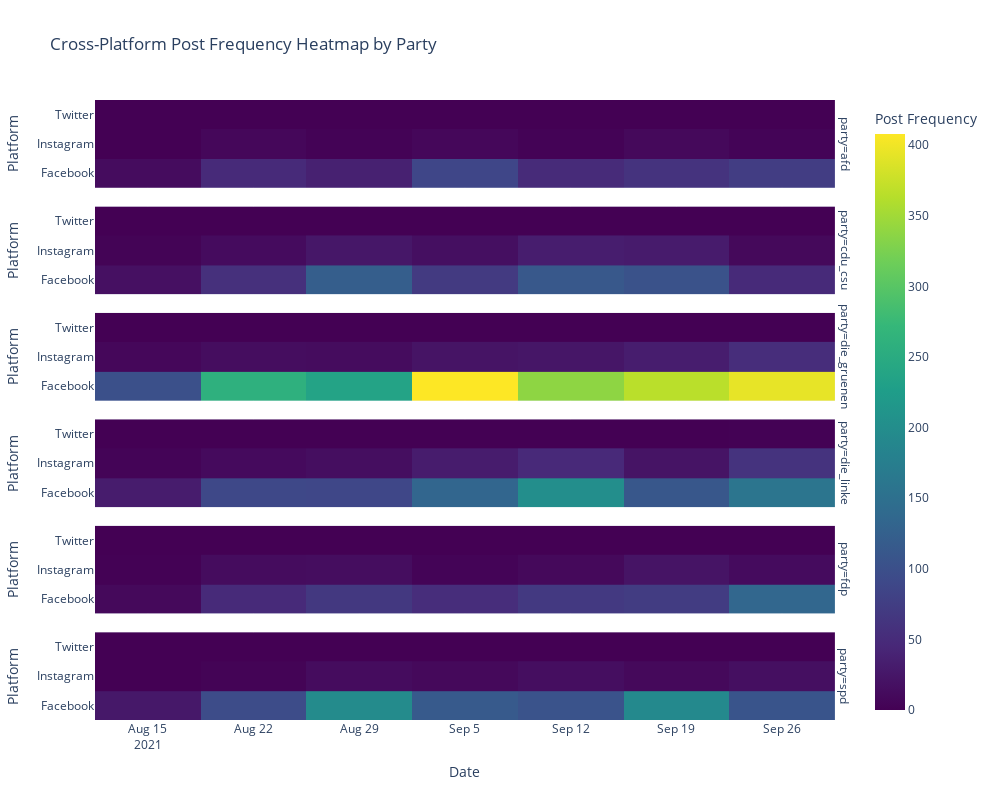

Write notebook code for a chart like this one.
### Code cell
import pandas as pd
import plotly.express as px

# Load the dataset
data = pd.read_csv('../data/outputs/posts_with_party.csv')

# Convert timestamp to datetime format and extract the date part for daily aggregation
data['timestamp'] = pd.to_datetime(data['timestamp'])
data['date'] = data['timestamp'].dt.date

# Group by date, platform, and party to get the count of posts
post_counts = data.groupby(['date', 'platform', 'party']).size().reset_index(name='post_count')

# Generate the heatmap
fig = px.density_heatmap(
    post_counts, 
    x='date', 
    y='platform', 
    z='post_count',
    color_continuous_scale='Viridis',
    facet_row='party',  # Separate rows for each party
    labels={'date': 'Date', 'platform': 'Platform', 'post_count': 'Number of Posts'},
    title='Cross-Platform Post Frequency Heatmap by Party'
)

# Customize layout
fig.update_layout(
    height=800, 
    width=1000,
    xaxis_title="Date",
    yaxis_title="Platform",
    coloraxis_colorbar=dict(title="Post Frequency")
)

fig.show()

### Figure 1 — Plotly figure (JSON) as saved in the notebook; plotly's stock layout.template omitted (floating-point values rounded to 4 significant figures)
{"data": [{"coloraxis": "coloraxis", "histfunc": "sum", "hovertemplate": "party=afd<br>Date=%{x}<br>Platform=%{y}<br>sum of Number of Posts=%{z}<extra></extra>", "name": "", "type": "histogram2d", "x": ["2021-08-16", "2021-08-17", "2021-08-18", "2021-08-19", "2021-08-19", "2021-08-20", "2021-08-20", "2021-08-21", "2021-08-22", "2021-08-23", "2021-08-23", "2021-08-24", "2021-08-24", "2021-08-25", "2021-08-25", "2021-08-26", "2021-08-27", "2021-08-29", "2021-08-30", "2021-08-30", "2021-08-31", "2021-09-01", "2021-09-01", "2021-09-02", "2021-09-02", "2021-09-03", "2021-09-03", "2021-09-04", "2021-09-05", "2021-09-06", "2021-09-06", "2021-09-07", "2021-09-07", "2021-09-08", "2021-09-08", "2021-09-09", "2021-09-10", "2021-09-11", "2021-09-12", "2021-09-13", "2021-09-13", "2021-09-14", "2021-09-14", "2021-09-15", "2021-09-16", "2021-09-16", "2021-09-17", "2021-09-17", "2021-09-18", "2021-09-19", "2021-09-20", "2021-09-20", "2021-09-21", "2021-09-21", "2021-09-22", "2021-09-23", "2021-09-23", "2021-09-24", "2021-09-24", "2021-09-25", "2021-09-25", "2021-09-26", "2021-09-26"], "xaxis": "x6", "xbingroup": "x", "y": ["Facebook", "Facebook", "Facebook", "Facebook", "Instagram", "Facebook", "Instagram", "Facebook", "Facebook", "Facebook", "Instagram", "Facebook", "Instagram", "Facebook", "Instagram", "Facebook", "Facebook", "Facebook", "Facebook", "Instagram", "Facebook", "Facebook", "Instagram", "Facebook", "Instagram", "Facebook", "Instagram", "Facebook", "Facebook", "Facebook", "Instagram", "Facebook", "Instagram", "Facebook", "Instagram", "Facebook", "Facebook", "Facebook", "Facebook", "Facebook", "Instagram", "Facebook", "Instagram", "Facebook", "Facebook", "Instagram", "Facebook", "Instagram", "Facebook", "Facebook", "Facebook", "Instagram", "Facebook", "Instagram", "Facebook", "Facebook", "Instagram", "Facebook", "Instagram", "Facebook", "Instagram", "Facebook", "Instagram"], "yaxis": "y6", "ybingroup": "y", "z": [2, 9, 2, 12, 2, 8, 1, 3, 3, 12, 1, 4, 1, 6, 2, 10, 5, 2, 3, 1, 4, 13, 1, 10, 2, 16, 1, 11, 6, 23, 2, 6, 1, 15, 1, 7, 10, 2, 2, 10, 1, 8, 1, 10, 10, 2, 6, 4, 2, 5, 19, 2, 10, 1, 9, 13, 1, 12, 1, 33, 1, 16, 1]}, {"coloraxis": "coloraxis", "histfunc": "sum", "hovertemplate": "party=cdu_csu<br>Date=%{x}<br>Platform=%{y}<br>sum of Number of Posts=%{z}<extra></extra>", "name": "", "type": "histogram2d", "x": ["2021-08-16", "2021-08-17", "2021-08-17", "2021-08-18", "2021-08-18", "2021-08-19", "2021-08-19", "2021-08-20", "2021-08-20", "2021-08-21", "2021-08-21", "2021-08-22", "2021-08-22", "2021-08-23", "2021-08-23", "2021-08-24", "2021-08-24", "2021-08-25", "2021-08-25", "2021-08-26", "2021-08-26", "2021-08-27", "2021-08-27", "2021-08-28", "2021-08-28", "2021-08-29", "2021-08-29", "2021-08-30", "2021-08-30", "2021-08-31", "2021-08-31", "2021-09-01", "2021-09-01", "2021-09-02", "2021-09-02", "2021-09-03", "2021-09-03", "2021-09-04", "2021-09-04", "2021-09-05", "2021-09-05", "2021-09-06", "2021-09-06", "2021-09-07", "2021-09-07", "2021-09-08", "2021-09-08", "2021-09-09", "2021-09-09", "2021-09-10", "2021-09-10", "2021-09-11", "2021-09-11", "2021-09-12", "2021-09-12", "2021-09-13", "2021-09-13", "2021-09-14", "2021-09-14", "2021-09-15", "2021-09-15", "2021-09-16", "2021-09-16", "2021-09-17", "2021-09-17", "2021-09-18", "2021-09-18", "2021-09-19", "2021-09-19", "2021-09-20", "2021-09-20", "2021-09-21", "2021-09-21", "2021-09-22", "2021-09-22", "2021-09-23", "2021-09-23", "2021-09-24", "2021-09-24", "2021-09-25", "2021-09-25", "2021-09-26"], "xaxis": "x5", "xbingroup": "x", "y": ["Facebook", "Facebook", "Instagram", "Facebook", "Instagram", "Facebook", "Instagram", "Facebook", "Instagram", "Facebook", "Instagram", "Facebook", "Instagram", "Facebook", "Instagram", "Facebook", "Instagram", "Facebook", "Instagram", "Facebook", "Instagram", "Facebook", "Instagram", "Facebook", "Instagram", "Facebook", "Instagram", "Facebook", "Instagram", "Facebook", "Instagram", "Facebook", "Instagram", "Facebook", "Instagram", "Facebook", "Instagram", "Facebook", "Instagram", "Facebook", "Instagram", "Facebook", "Instagram", "Facebook", "Instagram", "Facebook", "Instagram", "Facebook", "Instagram", "Facebook", "Instagram", "Facebook", "Instagram", "Facebook", "Instagram", "Facebook", "Instagram", "Facebook", "Instagram", "Facebook", "Instagram", "Facebook", "Instagram", "Facebook", "Instagram", "Facebook", "Instagram", "Facebook", "Instagram", "Facebook", "Instagram", "Facebook", "Instagram", "Facebook", "Instagram", "Facebook", "Instagram", "Facebook", "Instagram", "Facebook", "Instagram", "Facebook"], "yaxis": "y5", "ybingroup": "y", "z": [3, 6, 1, 8, 2, 8, 2, 3, 3, 6, 2, 8, 1, 8, 1, 11, 1, 12, 2, 5, 3, 16, 4, 5, 1, 33, 5, 25, 5, 16, 3, 21, 4, 9, 3, 14, 3, 7, 1, 9, 1, 8, 2, 9, 1, 14, 5, 6, 1, 10, 1, 12, 4, 9, 2, 27, 9, 23, 14, 25, 2, 14, 4, 12, 1, 6, 5, 8, 8, 20, 4, 26, 6, 18, 2, 13, 3, 17, 1, 14, 5, 4]}, {"coloraxis": "coloraxis", "histfunc": "sum", "hovertemplate": "party=die_gruenen<br>Date=%{x}<br>Platform=%{y}<br>sum of Number of Posts=%{z}<extra></extra>", "name": "", "type": "histogram2d", "x": ["2021-08-16", "2021-08-17", "2021-08-17", "2021-08-18", "2021-08-18", "2021-08-19", "2021-08-19", "2021-08-20", "2021-08-20", "2021-08-21", "2021-08-21", "2021-08-22", "2021-08-22", "2021-08-23", "2021-08-23", "2021-08-24", "2021-08-25", "2021-08-25", "2021-08-26", "2021-08-26", "2021-08-27", "2021-08-27", "2021-08-28", "2021-08-29", "2021-08-29", "2021-08-30", "2021-08-30", "2021-08-31", "2021-08-31", "2021-09-01", "2021-09-02", "2021-09-02", "2021-09-03", "2021-09-03", "2021-09-04", "2021-09-04", "2021-09-05", "2021-09-05", "2021-09-06", "2021-09-06", "2021-09-07", "2021-09-07", "2021-09-08", "2021-09-08", "2021-09-09", "2021-09-09", "2021-09-10", "2021-09-10", "2021-09-11", "2021-09-11", "2021-09-12", "2021-09-12", "2021-09-13", "2021-09-13", "2021-09-14", "2021-09-15", "2021-09-15", "2021-09-16", "2021-09-16", "2021-09-17", "2021-09-17", "2021-09-18", "2021-09-18", "2021-09-19", "2021-09-19", "2021-09-20", "2021-09-20", "2021-09-21", "2021-09-21", "2021-09-22", "2021-09-22", "2021-09-23", "2021-09-23", "2021-09-24", "2021-09-24", "2021-09-25", "2021-09-25", "2021-09-26", "2021-09-26"], "xaxis": "x4", "xbingroup": "x", "y": ["Facebook", "Facebook", "Instagram", "Facebook", "Instagram", "Facebook", "Instagram", "Facebook", "Instagram", "Facebook", "Instagram", "Facebook", "Instagram", "Facebook", "Instagram", "Facebook", "Facebook", "Instagram", "Facebook", "Instagram", "Facebook", "Instagram", "Facebook", "Facebook", "Instagram", "Facebook", "Instagram", "Facebook", "Instagram", "Facebook", "Facebook", "Instagram", "Facebook", "Instagram", "Facebook", "Instagram", "Facebook", "Instagram", "Facebook", "Instagram", "Facebook", "Instagram", "Facebook", "Instagram", "Facebook", "Instagram", "Facebook", "Instagram", "Facebook", "Instagram", "Facebook", "Instagram", "Facebook", "Instagram", "Facebook", "Facebook", "Instagram", "Facebook", "Instagram", "Facebook", "Instagram", "Facebook", "Instagram", "Facebook", "Instagram", "Facebook", "Instagram", "Facebook", "Instagram", "Facebook", "Instagram", "Facebook", "Instagram", "Facebook", "Instagram", "Facebook", "Instagram", "Facebook", "Instagram"], "yaxis": "y4", "ybingroup": "y", "z": [33, 29, 3, 39, 4, 44, 5, 40, 1, 22, 1, 17, 1, 61, 4, 46, 29, 2, 54, 4, 29, 3, 28, 24, 1, 39, 3, 25, 2, 37, 48, 1, 57, 5, 39, 1, 58, 3, 77, 2, 63, 4, 66, 6, 89, 5, 72, 3, 30, 2, 23, 3, 31, 7, 38, 55, 4, 33, 1, 48, 5, 45, 2, 47, 7, 57, 3, 59, 8, 77, 7, 69, 10, 98, 11, 95, 12, 132, 19]}, {"coloraxis": "coloraxis", "histfunc": "sum", "hovertemplate": "party=die_linke<br>Date=%{x}<br>Platform=%{y}<br>sum of Number of Posts=%{z}<extra></extra>", "name": "", "type": "histogram2d", "x": ["2021-08-16", "2021-08-16", "2021-08-17", "2021-08-17", "2021-08-18", "2021-08-18", "2021-08-19", "2021-08-19", "2021-08-20", "2021-08-20", "2021-08-21", "2021-08-21", "2021-08-22", "2021-08-22", "2021-08-23", "2021-08-24", "2021-08-24", "2021-08-25", "2021-08-25", "2021-08-26", "2021-08-26", "2021-08-27", "2021-08-27", "2021-08-28", "2021-08-29", "2021-08-29", "2021-08-30", "2021-08-30", "2021-08-31", "2021-08-31", "2021-09-01", "2021-09-01", "2021-09-02", "2021-09-02", "2021-09-03", "2021-09-03", "2021-09-04", "2021-09-04", "2021-09-05", "2021-09-05", "2021-09-06", "2021-09-06", "2021-09-07", "2021-09-07", "2021-09-08", "2021-09-08", "2021-09-09", "2021-09-09", "2021-09-10", "2021-09-10", "2021-09-11", "2021-09-11", "2021-09-12", "2021-09-12", "2021-09-13", "2021-09-13", "2021-09-14", "2021-09-14", "2021-09-15", "2021-09-15", "2021-09-16", "2021-09-16", "2021-09-17", "2021-09-17", "2021-09-18", "2021-09-18", "2021-09-19", "2021-09-19", "2021-09-20", "2021-09-20", "2021-09-21", "2021-09-22", "2021-09-22", "2021-09-23", "2021-09-23", "2021-09-23", "2021-09-24", "2021-09-24", "2021-09-25", "2021-09-25", "2021-09-26", "2021-09-26"], "xaxis": "x3", "xbingroup": "x", "y": ["Facebook", "Instagram", "Facebook", "Instagram", "Facebook", "Instagram", "Facebook", "Instagram", "Facebook", "Instagram", "Facebook", "Instagram", "Facebook", "Instagram", "Facebook", "Facebook", "Instagram", "Facebook", "Instagram", "Facebook", "Instagram", "Facebook", "Instagram", "Facebook", "Facebook", "Instagram", "Facebook", "Instagram", "Facebook", "Instagram", "Facebook", "Instagram", "Facebook", "Instagram", "Facebook", "Instagram", "Facebook", "Instagram", "Facebook", "Instagram", "Facebook", "Instagram", "Facebook", "Instagram", "Facebook", "Instagram", "Facebook", "Instagram", "Facebook", "Instagram", "Facebook", "Instagram", "Facebook", "Instagram", "Facebook", "Instagram", "Facebook", "Instagram", "Facebook", "Instagram", "Facebook", "Instagram", "Facebook", "Instagram", "Facebook", "Instagram", "Facebook", "Instagram", "Facebook", "Instagram", "Facebook", "Facebook", "Instagram", "Facebook", "Instagram", "Twitter", "Facebook", "Instagram", "Facebook", "Instagram", "Facebook", "Instagram"], "yaxis": "y3", "ybingroup": "y", "z": [12, 1, 14, 2, 5, 1, 14, 3, 12, 1, 20, 2, 10, 2, 5, 13, 2, 15, 1, 11, 2, 5, 3, 8, 8, 2, 25, 2, 11, 1, 20, 5, 23, 1, 8, 2, 14, 1, 11, 2, 32, 19, 21, 2, 24, 4, 34, 10, 28, 8, 24, 8, 27, 2, 36, 7, 21, 6, 31, 6, 17, 1, 9, 2, 14, 1, 18, 2, 16, 12, 15, 22, 4, 40, 9, 1, 51, 17, 32, 21, 35, 14]}, {"coloraxis": "coloraxis", "histfunc": "sum", "hovertemplate": "party=fdp<br>Date=%{x}<br>Platform=%{y}<br>sum of Number of Posts=%{z}<extra></extra>", "name": "", "type": "histogram2d", "x": ["2021-08-16", "2021-08-17", "2021-08-17", "2021-08-18", "2021-08-19", "2021-08-19", "2021-08-20", "2021-08-20", "2021-08-21", "2021-08-21", "2021-08-22", "2021-08-22", "2021-08-23", "2021-08-23", "2021-08-24", "2021-08-24", "2021-08-25", "2021-08-25", "2021-08-26", "2021-08-26", "2021-08-27", "2021-08-27", "2021-08-28", "2021-08-28", "2021-08-29", "2021-08-30", "2021-08-30", "2021-08-31", "2021-08-31", "2021-09-01", "2021-09-01", "2021-09-02", "2021-09-03", "2021-09-03", "2021-09-04", "2021-09-05", "2021-09-05", "2021-09-06", "2021-09-07", "2021-09-08", "2021-09-09", "2021-09-09", "2021-09-10", "2021-09-10", "2021-09-11", "2021-09-11", "2021-09-12", "2021-09-12", "2021-09-13", "2021-09-13", "2021-09-14", "2021-09-14", "2021-09-15", "2021-09-16", "2021-09-16", "2021-09-17", "2021-09-17", "2021-09-18", "2021-09-18", "2021-09-19", "2021-09-19", "2021-09-20", "2021-09-20", "2021-09-21", "2021-09-21", "2021-09-22", "2021-09-22", "2021-09-23", "2021-09-23", "2021-09-24", "2021-09-24", "2021-09-25", "2021-09-25", "2021-09-26", "2021-09-26"], "xaxis": "x2", "xbingroup": "x", "y": ["Facebook", "Facebook", "Instagram", "Facebook", "Facebook", "Instagram", "Facebook", "Instagram", "Facebook", "Instagram", "Facebook", "Instagram", "Facebook", "Instagram", "Facebook", "Instagram", "Facebook", "Instagram", "Facebook", "Instagram", "Facebook", "Instagram", "Facebook", "Instagram", "Facebook", "Facebook", "Instagram", "Facebook", "Instagram", "Facebook", "Instagram", "Facebook", "Facebook", "Instagram", "Facebook", "Facebook", "Instagram", "Facebook", "Facebook", "Facebook", "Facebook", "Instagram", "Facebook", "Instagram", "Facebook", "Instagram", "Facebook", "Instagram", "Facebook", "Instagram", "Facebook", "Instagram", "Facebook", "Facebook", "Instagram", "Facebook", "Instagram", "Facebook", "Instagram", "Facebook", "Instagram", "Facebook", "Instagram", "Facebook", "Instagram", "Facebook", "Instagram", "Facebook", "Instagram", "Facebook", "Instagram", "Facebook", "Instagram", "Facebook", "Instagram"], "yaxis": "y2", "ybingroup": "y", "z": [1, 2, 1, 6, 8, 3, 13, 2, 3, 1, 4, 2, 7, 2, 7, 1, 6, 2, 7, 3, 10, 1, 11, 1, 5, 14, 1, 16, 4, 4, 4, 13, 16, 3, 3, 6, 1, 5, 5, 4, 4, 2, 9, 1, 10, 1, 6, 1, 15, 2, 16, 2, 8, 11, 4, 13, 1, 5, 2, 5, 1, 10, 5, 12, 3, 17, 6, 13, 3, 65, 5, 36, 2, 20, 2]}, {"coloraxis": "coloraxis", "histfunc": "sum", "hovertemplate": "party=spd<br>Date=%{x}<br>Platform=%{y}<br>sum of Number of Posts=%{z}<extra></extra>", "name": "", "type": "histogram2d", "x": ["2021-08-16", "2021-08-17", "2021-08-18", "2021-08-19", "2021-08-19", "2021-08-20", "2021-08-21", "2021-08-22", "2021-08-23", "2021-08-24", "2021-08-24", "2021-08-25", "2021-08-25", "2021-08-26", "2021-08-26", "2021-08-27", "2021-08-28", "2021-08-29", "2021-08-29", "2021-08-30", "2021-08-30", "2021-08-31", "2021-08-31", "2021-09-01", "2021-09-01", "2021-09-02", "2021-09-02", "2021-09-03", "2021-09-03", "2021-09-04", "2021-09-04", "2021-09-05", "2021-09-06", "2021-09-06", "2021-09-07", "2021-09-07", "2021-09-08", "2021-09-08", "2021-09-09", "2021-09-09", "2021-09-10", "2021-09-11", "2021-09-11", "2021-09-12", "2021-09-12", "2021-09-13", "2021-09-13", "2021-09-14", "2021-09-15", "2021-09-15", "2021-09-16", "2021-09-16", "2021-09-17", "2021-09-17", "2021-09-18", "2021-09-18", "2021-09-19", "2021-09-19", "2021-09-20", "2021-09-21", "2021-09-21", "2021-09-22", "2021-09-22", "2021-09-23", "2021-09-23", "2021-09-24", "2021-09-24", "2021-09-25", "2021-09-25", "2021-09-26", "2021-09-26"], "xaxis": "x", "xbingroup": "x", "y": ["Facebook", "Facebook", "Facebook", "Facebook", "Instagram", "Facebook", "Facebook", "Facebook", "Facebook", "Facebook", "Instagram", "Facebook", "Instagram", "Facebook", "Instagram", "Facebook", "Facebook", "Facebook", "Instagram", "Facebook", "Instagram", "Facebook", "Instagram", "Facebook", "Instagram", "Facebook", "Instagram", "Facebook", "Instagram", "Facebook", "Instagram", "Facebook", "Facebook", "Instagram", "Facebook", "Instagram", "Facebook", "Instagram", "Facebook", "Instagram", "Facebook", "Facebook", "Instagram", "Facebook", "Instagram", "Facebook", "Instagram", "Facebook", "Facebook", "Instagram", "Facebook", "Instagram", "Facebook", "Instagram", "Facebook", "Instagram", "Facebook", "Instagram", "Facebook", "Facebook", "Instagram", "Facebook", "Instagram", "Facebook", "Instagram", "Facebook", "Instagram", "Facebook", "Instagram", "Facebook", "Instagram"], "yaxis": "y", "ybingroup": "y", "z": [11, 6, 10, 13, 1, 21, 13, 7, 10, 10, 1, 21, 1, 23, 1, 16, 12, 87, 3, 34, 6, 15, 2, 9, 1, 14, 1, 9, 1, 10, 2, 8, 29, 2, 31, 1, 14, 2, 22, 2, 11, 10, 3, 26, 7, 16, 1, 8, 13, 2, 10, 2, 35, 2, 27, 1, 25, 1, 38, 33, 1, 25, 2, 29, 3, 23, 2, 30, 4, 25, 7]}], "layout": {"annotations": [{"font": {}, "showarrow": false, "text": "party=spd", "textangle": 90, "x": 0.98, "xanchor": "left", "xref": "paper", "y": 0.07083, "yanchor": "middle", "yref": "paper"}, {"font": {}, "showarrow": false, "text": "party=fdp", "textangle": 90, "x": 0.98, "xanchor": "left", "xref": "paper", "y": 0.2425, "yanchor": "middle", "yref": "paper"}, {"font": {}, "showarrow": false, "text": "party=die_linke", "textangle": 90, "x": 0.98, "xanchor": "left", "xref": "paper", "y": 0.4142, "yanchor": "middle", "yref": "paper"}, {"font": {}, "showarrow": false, "text": "party=die_gruenen", "textangle": 90, "x": 0.98, "xanchor": "left", "xref": "paper", "y": 0.5858, "yanchor": "middle", "yref": "paper"}, {"font": {}, "showarrow": false, "text": "party=cdu_csu", "textangle": 90, "x": 0.98, "xanchor": "left", "xref": "paper", "y": 0.7575, "yanchor": "middle", "yref": "paper"}, {"font": {}, "showarrow": false, "text": "party=afd", "textangle": 90, "x": 0.98, "xanchor": "left", "xref": "paper", "y": 0.9292, "yanchor": "middle", "yref": "paper"}], "coloraxis": {"colorbar": {"title": {"text": "Post Frequency"}}, "colorscale": [[0, "#440154"], [0.1111, "#482878"], [0.2222, "#3e4989"], [0.3333, "#31688e"], [0.4444, "#26828e"], [0.5556, "#1f9e89"], [0.6667, "#35b779"], [0.7778, "#6ece58"], [0.8889, "#b5de2b"], [1, "#fde725"]]}, "height": 800, "legend": {"tracegroupgap": 0}, "title": {"text": "Cross-Platform Post Frequency Heatmap by Party"}, "width": 1000, "xaxis": {"anchor": "y", "domain": [0, 0.98], "title": {"text": "Date"}}, "xaxis2": {"anchor": "y2", "domain": [0, 0.98], "matches": "x", "showticklabels": false}, "xaxis3": {"anchor": "y3", "domain": [0, 0.98], "matches": "x", "showticklabels": false}, "xaxis4": {"anchor": "y4", "domain": [0, 0.98], "matches": "x", "showticklabels": false}, "xaxis5": {"anchor": "y5", "domain": [0, 0.98], "matches": "x", "showticklabels": false}, "xaxis6": {"anchor": "y6", "domain": [0, 0.98], "matches": "x", "showticklabels": false}, "yaxis": {"anchor": "x", "domain": [0, 0.1417], "title": {"text": "Platform"}}, "yaxis2": {"anchor": "x2", "domain": [0.1717, 0.3133], "matches": "y", "title": {"text": "Platform"}}, "yaxis3": {"anchor": "x3", "domain": [0.3433, 0.485], "matches": "y", "title": {"text": "Platform"}}, "yaxis4": {"anchor": "x4", "domain": [0.515, 0.6567], "matches": "y", "title": {"text": "Platform"}}, "yaxis5": {"anchor": "x5", "domain": [0.6867, 0.8283], "matches": "y", "title": {"text": "Platform"}}, "yaxis6": {"anchor": "x6", "domain": [0.8583, 1], "matches": "y", "title": {"text": "Platform"}}}}
